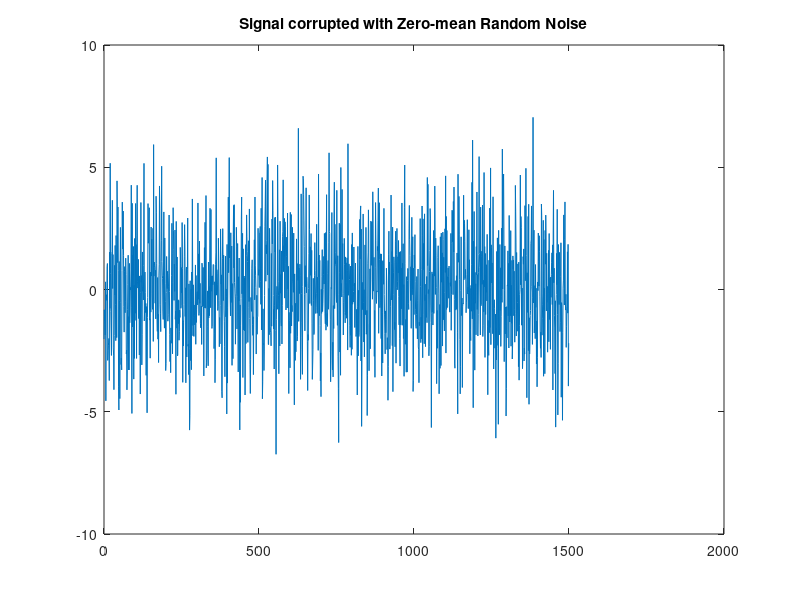

Write MATLAB code to recreate this figure. (Note: this script raises an error after producing the figure.)
%% Create a noisey signal

% Create a noisey signal
Fs = 1000;
T = 1/Fs;
L = 1500;
t = (0:L - 1)*T;

% Sample signal with 50 Hz and 120 Hz sin component
S = 0.7*sin(2*pi*50*t) + sin(2*pi*120*t);

% Add some random noise
X = S + 2*randn(size(t));
%X = S;

% Show raw signal
figure;
plot(1000*t, X);
hold on;
title('Signal corrupted with Zero-mean Random Noise');

% Filter each signal and show the bands for each plots
butter_sig = [];
for i = [1:1:200] 
    butter_sig(i, :) = Multi_func.raw_filt(X', i, Fs);
end

% Filter each signal and show the bands for each plots
fir_sig = [];
for i = [1:1:200] 
    fir_sig(i, :) = Multi_func.fir_filt(X', i, Fs);
end


% Butterworth filtered signal
figure;
plot(1000*t, X, 'DisplayName', 'Original');
hold on;
plot(1000*t, butter_sig(50, :), 'DisplayName', '50 Hz filtered');
hold on;
plot(1000*t, butter_sig(80, :), 'DisplayName', '80 Hz filtered');
legend();
xlim([900 1100]);
title('butter signal');

% FIR filtered signal
figure;
plot(1000*t, X);
hold on;
plot(1000*t, fir_sig(50, :), 'DisplayName', '50 Hz filtered');
hold on;
plot(1000*t, fir_sig(80, :), 'DisplayName', '80 Hz filtered');
legend();
xlim([900 1100]);
title('FIR signal');
